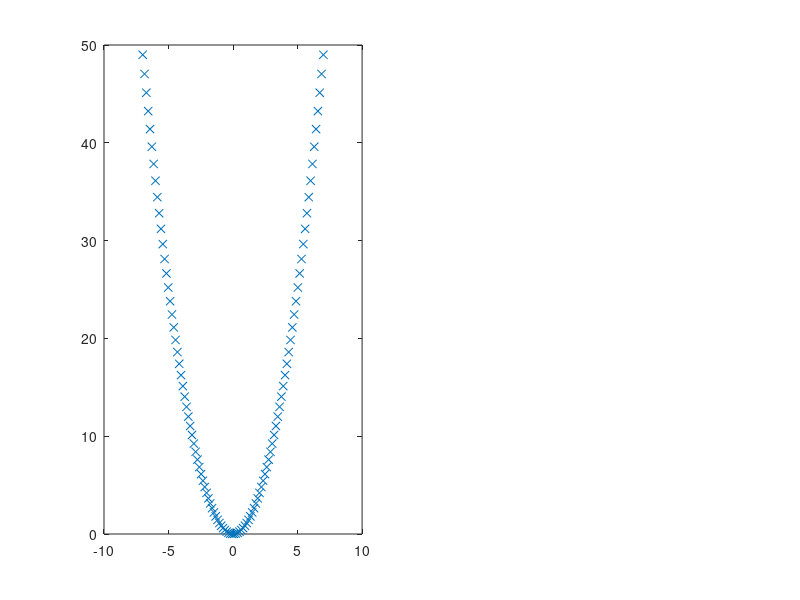

The MATLAB source for this figure: (Note: this script raises an error after producing the figure.)
libPath = '../lib';
if index(path, libPath) == 0
    addpath(libPath);
end

X = linspace(-7, 7, 100);
Y =  (X .^ 2);

clf;
subplot(1,2,1);
plot(X, Y, 'x');

theta = [2, 1, 1];
J = lr_cost(theta, [X', (X') .^ 2], Y')

alpha = 0.003;
count = 8050;

[grad, costs] = lr_gradientDescent([1, 1], (X') .^ 2, Y', count, alpha);
disp(grad)
size(costs)
costs(1:10,:)
subplot(1,2,2);
plot(costs(:,1), costs(:,2), '-');

subplot(1,2,1);
hold on;
YY = [ones(size(X')(1), 1), (X') .^ 2] * grad';
plot(X', YY, '-'); 


